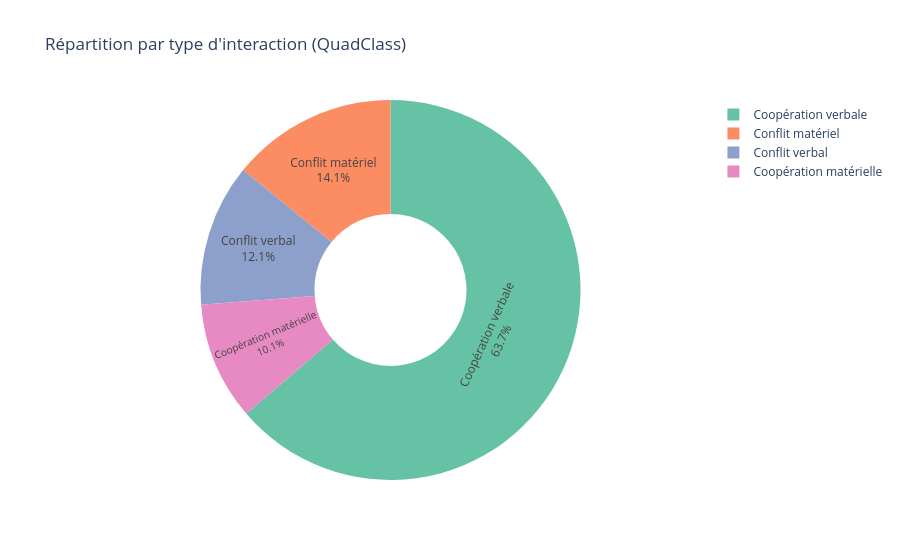

Write notebook code for a chart like this one.
### Markdown cell above
> **Interprétation** : La répartition des types d'événements CAMEO montre la dominance de certaines catégories thématiques (diplomatie, conflits, coopération). Cette distribution reflète l'image médiatique du Bénin : un pays dont la couverture est davantage orientée vers les relations internationales et la stabilité régionale que vers les sujets économiques ou sociaux.

### Code cell
# Répartition QuadClass (4 classes de base)
quad_labels = {1: 'Coopération verbale', 2: 'Coopération matérielle', 3: 'Conflit verbal', 4: 'Conflit matériel'}
df['QuadClassLabel'] = df['QuadClass'].map(quad_labels)
quad = df['QuadClassLabel'].value_counts().reset_index()
quad.columns = ['Classe','Nombre']

fig = px.pie(quad, names='Classe', values='Nombre', hole=0.4,
 title="Répartition par type d'interaction (QuadClass)",
 color_discrete_sequence=px.colors.qualitative.Set2)
fig.update_traces(textposition='inside', textinfo='percent+label')
fig.show()
fig.write_html('../outputs/figures/q3_repartition_quadclass.html')
try:
    fig.write_image('../outputs/figures/q3_repartition_quadclass.png', scale=2)
except Exception:
    pass  # kaleido non installé, HTML sauvegardé uniquement

### Figure 1 — Plotly figure (JSON) as saved in the notebook; plotly's stock layout.template omitted (floating-point values rounded to 4 significant figures)
{"data": [{"domain": {"x": [0, 1], "y": [0, 1]}, "hole": 0.4, "hovertemplate": "Classe=%{label}<br>Nombre=%{value}<extra></extra>", "labels": ["Coopération verbale", "Conflit matériel", "Conflit verbal", "Coopération matérielle"], "legendgroup": "", "name": "", "showlegend": true, "textinfo": "percent+label", "textposition": "inside", "type": "pie", "values": [15199, 3372, 2888, 2400]}], "layout": {"legend": {"tracegroupgap": 0}, "piecolorway": ["rgb(102,194,165)", "rgb(252,141,98)", "rgb(141,160,203)", "rgb(231,138,195)", "rgb(166,216,84)", "rgb(255,217,47)", "rgb(229,196,148)", "rgb(179,179,179)"], "title": {"text": "Répartition par type d'interaction (QuadClass)"}}}
